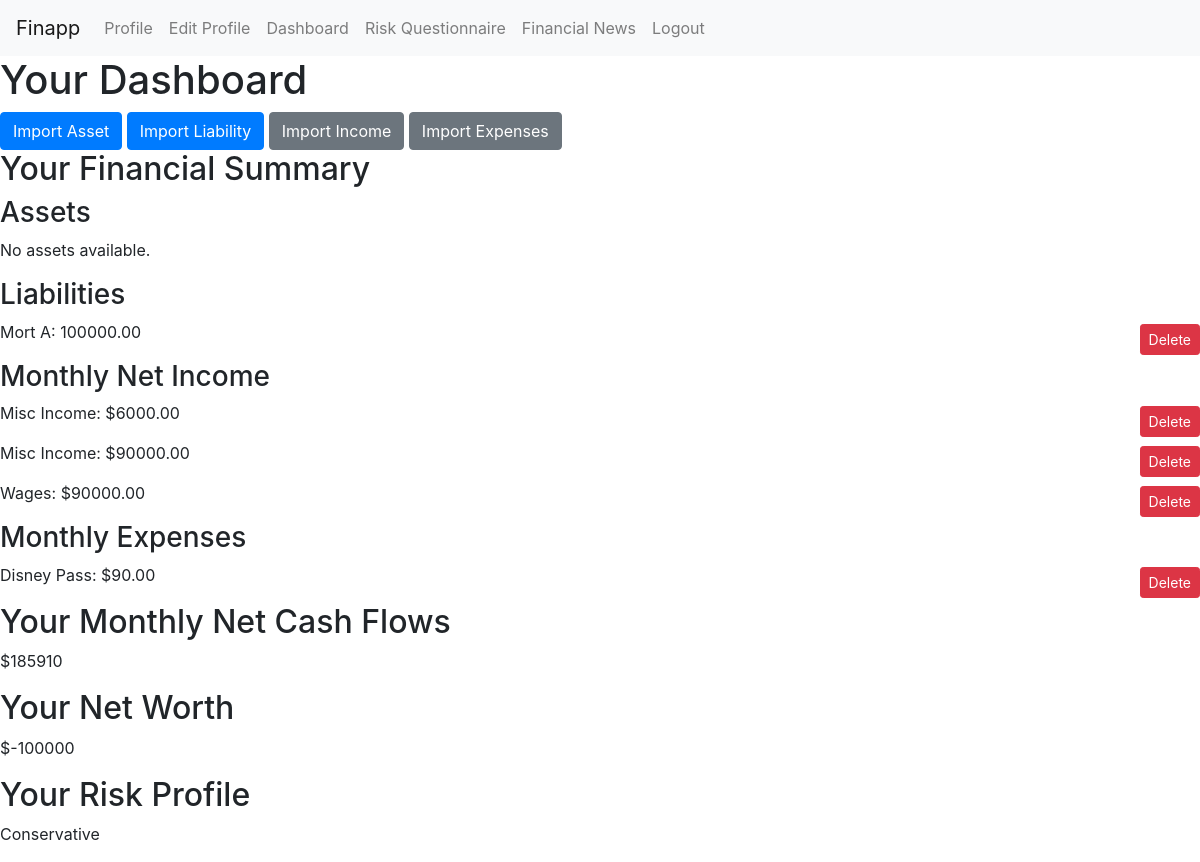
The page /Finapp/dashboard/ (signed in) on the database as committed earlier.
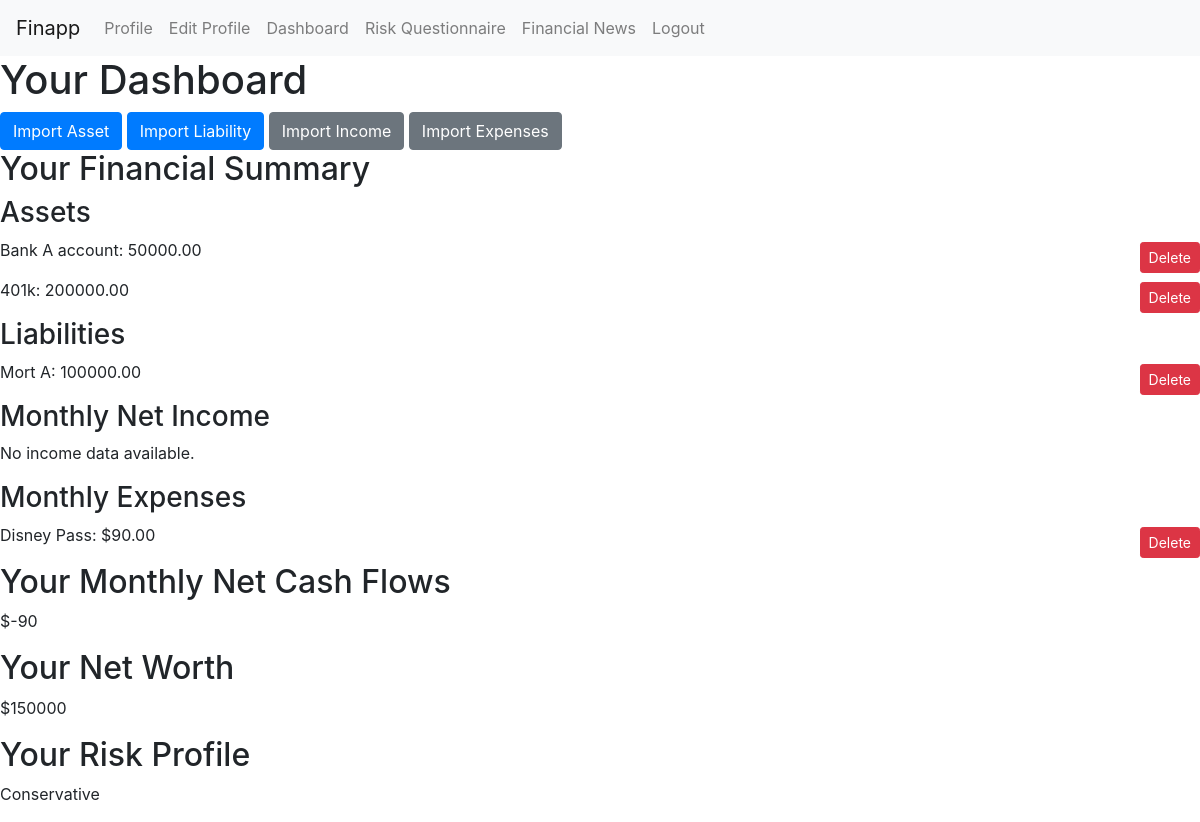
The same page on the database as committed later.
### Finapp/models.py (models this page shows, shortened)
class Liability(models.Model):
    name = models.CharField(max_length=100)
    amount = models.DecimalField(max_digits=10, decimal_places=2)
    user = models.ForeignKey(User, null=True, on_delete=models.CASCADE)

class Income(models.Model):
    user = models.ForeignKey(User, on_delete=models.CASCADE)
    name = models.CharField(max_length=100, default='Misc Income')
    net_income = models.DecimalField(max_digits=10, decimal_places=2)
    date_added = models.DateField(auto_now_add=True)

class Expense(models.Model):
    user = models.ForeignKey(User, on_delete=models.CASCADE)
    name = models.CharField(max_length=100, default='Misc Expense')
    amount = models.DecimalField(max_digits=10, decimal_places=2)
    date_added = models.DateField(auto_now_add=True)
    expense_type = models.CharField(max_length=50)

class UserProfile(models.Model):
    user = models.OneToOneField(User, on_delete=models.CASCADE)
    full_name = models.CharField(max_length=255)
    bio = models.TextField(blank=True)
    profile_picture = models.ImageField(upload_to='profile_pics/', blank=True)
    risk_profile = models.CharField(max_length=50, blank=True, null=True)

class Asset(models.Model):
    name = models.CharField(max_length=100)
    amount = models.DecimalField(max_digits=10, decimal_places=2)
    user = models.ForeignKey(User, null=True, on_delete=models.CASCADE)

### Finapp/views.py (the view)
# urls.py: path('dashboard/', views.dashboard, name='dashboard'),
@login_required
def dashboard(request):
    assets = Asset.objects.filter(user=request.user)
    liabilities = Liability.objects.filter(user=request.user)
    cash_flows = CashFlow.objects.filter(user=request.user)
    user_profile = UserProfile.objects.get(user=request.user)  # Get the user profile
    incomes = Income.objects.filter(user=request.user)
    expenses = Expense.objects.filter(user=request.user)
    total_assets = assets.aggregate(total=Sum('amount'))['total'] or 0
    total_liabilities = liabilities.aggregate(total=Sum('amount'))['total'] or 0
    total_incomes = incomes.aggregate(total=Sum('net_income'))['total'] or 0
    total_expenses = expenses.aggregate(total=Sum('amount'))['total'] or 0
    net_cash_flows = total_incomes - total_expenses
    net_worth = total_assets - total_liabilities
    context = {
        'assets': assets,
        'liabilities': liabilities,
        'cash_flows': cash_flows,  # This may need to be adjusted based on what you store in CashFlow
        'net_worth': net_worth,
        'net_cash_flows': net_cash_flows,  # Added this line
        'risk_profile': user_profile.risk_profile if user_profile else None,
        'incomes': incomes,
        'expenses': expenses,
    }
    return render(request, 'Finapp/dashboard.html', context)

### Finapp/templates/Finapp/dashboard.html
{% extends 'base.html' %}
{% block content %}
    <h1>Your Dashboard</h1>
    <div class="dashboard-links">
        <a href="{% url 'Finapp:import_asset' %}" class="btn btn-primary">Import Asset</a>
        <a href="{% url 'Finapp:import_liability' %}" class="btn btn-primary">Import Liability</a>
        <a href="{% url 'Finapp:import_income' %}" class="btn btn-secondary">Import Income</a>
        <a href="{% url 'Finapp:import_expense' %}" class="btn btn-secondary">Import Expenses</a>
    </div>
    <div class="financial-summary">
        <h2>Your Financial Summary</h2>
        <h3>Assets</h3>
        {% for asset in assets %}
            <div class="financial-data" style="display: flex; justify-content: space-between; align-items: center;">
                <p>{{ asset.name }}: {{ asset.amount }}</p>
                <a href="{% url 'Finapp:delete_asset' asset.id %}" class="btn btn-danger btn-sm" style="margin-left: 10px;">Delete</a>
            </div>
        {% empty %}
            <p>No assets available.</p>
        {% endfor %}
        <h3>Liabilities</h3>
        {% for liability in liabilities %}
            <div class="financial-data" style="display: flex; justify-content: space-between; align-items: center;">
                <p>{{ liability.name }}: {{ liability.amount }}</p>
                <a href="{% url 'Finapp:delete_liability' liability.id %}" class="btn btn-danger btn-sm" style="margin-left: 10px;">Delete</a>
            </div>
        {% empty %}
            <p>No liabilities available.</p>
        {% endfor %}
        <h3>Monthly Net Income</h3>
        {% for income in incomes %}
            <div class="financial-data" style="display: flex; justify-content: space-between; align-items: center;">
                <p>{{ income.name }}: ${{ income.net_income }}</p>
                <a href="{% url 'Finapp:delete_income' income.id %}" class="btn btn-danger btn-sm" style="margin-left: 10px;">Delete</a>
            </div>
        {% empty %}
            <p>No income data available.</p>
        {% endfor %}
        <h3>Monthly Expenses</h3>
        {% for expense in expenses %}
            <div class="financial-data" style="display: flex; justify-content: space-between; align-items: center;">
                <p>{{ expense.name }}: ${{ expense.amount }}</p>
                <a href="{% url 'Finapp:delete_expense' expense.id %}" class="btn btn-danger btn-sm" style="margin-left: 10px;">Delete</a>
            </div>
        {% empty %}
            <p>No expense data available.</p>
        {% endfor %}
        <h2>Your Monthly Net Cash Flows</h2>
        <div class="financial-data">
            <p>${{ net_cash_flows }}</p>
        </div>
    </div>
    <div class="net-worth-section">
        <h2>Your Net Worth</h2>
        <p>${{ net_worth }}</p>
    </div>
    <div class="risk-profile-section">
        <h2>Your Risk Profile</h2>
        <p>{{ risk_profile }}</p>
    </div>
{% endblock %}

### Finapp/templates/base.html (shortened to what this page needs)
<!DOCTYPE html>
<html lang="en">
<head>
    <link rel="stylesheet" href="https://stackpath.bootstrapcdn.com/bootstrap/4.5.2/css/bootstrap.min.css">
</head>
<body>
    <nav class="navbar navbar-expand-lg navbar-light bg-light">
        <a class="navbar-brand" href="{% url 'Finapp:dashboard' %}">Finapp</a>
        <div class="collapse navbar-collapse" id="navbarNav">
            <ul class="navbar-nav">
                {% if user.is_authenticated %}
                <li class="nav-item">
                    <a class="nav-link" href="{% url 'Finapp:view_profile' %}">Profile</a>
                </li>
                <li class="nav-item">
                    <a class="nav-link" href="{% url 'Finapp:edit_profile' %}">Edit Profile</a>
                </li>
                <li class="nav-item">
                    <a class="nav-link" href="{% url 'Finapp:dashboard' %}">Dashboard</a>
                </li>
                <li class="nav-item">
                    <a class="nav-link" href="{% url 'Finapp:questionnaire' %}">Risk Questionnaire</a>
                </li>
                <li class="nav-item">
                    <a class="nav-link" href="{% url 'Finapp:financial_news' %}">Financial News</a>
                </li>
                <li class="nav-item">
                    <a class="nav-link" href="{% url 'Finapp:logout' %}">Logout</a>
                </li>
                {% else %}
                <li class="nav-item">
                    <a class="nav-link" href="{% url 'Finapp:login' %}">Login</a>
                </li>
                {% endif %}
            </ul>
        </div>
    </nav>
    <main>
        {% block content %}{% endblock %}
    </main>
</body>
</html>

Rows that differ between the two databases and show on the page:
removed Income: name "Misc Income", net_income "6000.00"
removed Income: name "Misc Income", net_income "90000.00"
removed Income: name "Wages", net_income "90000.00"
added Asset: name "Bank A account", amount "50000.00"
added Asset: name "401k", amount "200000.00"
Other text that changed with them:
{{ net_cash_flows }}: "185910" → "-90"
{{ net_worth }}: "-100000" → "150000"
text no longer shown: "No assets available."
text now shown: "No income data available."
